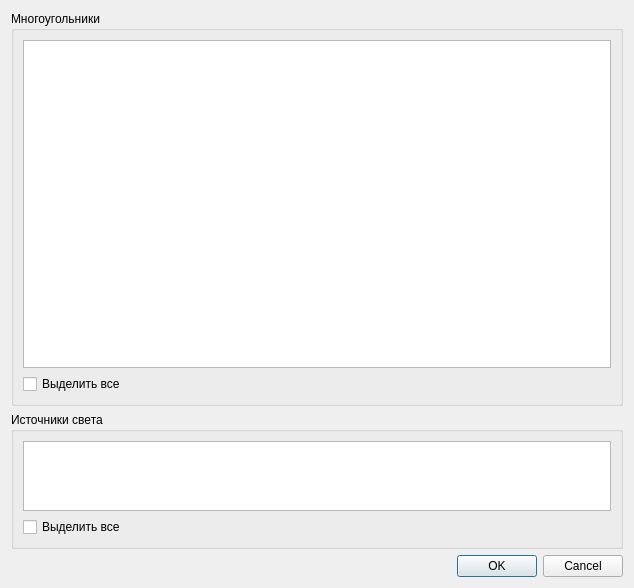
<?xml version="1.0" encoding="UTF-8"?>
<ui version="4.0">
 <class>EditSceneDialog</class>
 <widget class="QDialog" name="EditSceneDialog">
  <property name="geometry">
   <rect>
    <x>0</x>
    <y>0</y>
    <width>634</width>
    <height>588</height>
   </rect>
  </property>
  <property name="windowTitle">
   <string>Dialog</string>
  </property>
  <layout class="QVBoxLayout" name="verticalLayout_3" stretch="3,1,1">
   <item>
    <widget class="QGroupBox" name="groupBox">
     <property name="title">
      <string>Многоугольники</string>
     </property>
     <layout class="QVBoxLayout" name="verticalLayout">
      <item>
       <widget class="QTableView" name="polygonsView"/>
      </item>
      <item>
       <widget class="QCheckBox" name="selectPolygonsBox">
        <property name="text">
         <string>Выделить все</string>
        </property>
       </widget>
      </item>
     </layout>
    </widget>
   </item>
   <item>
    <widget class="QGroupBox" name="groupBox_2">
     <property name="title">
      <string>Источники света</string>
     </property>
     <layout class="QVBoxLayout" name="verticalLayout_2">
      <item>
       <widget class="QTableView" name="lightsView"/>
      </item>
      <item>
       <widget class="QCheckBox" name="selectLightsBox">
        <property name="text">
         <string>Выделить все</string>
        </property>
       </widget>
      </item>
     </layout>
    </widget>
   </item>
   <item>
    <widget class="QDialogButtonBox" name="buttonBox">
     <property name="standardButtons">
      <set>QDialogButtonBox::Cancel|QDialogButtonBox::Ok</set>
     </property>
    </widget>
   </item>
  </layout>
 </widget>
 <resources/>
 <connections/>
</ui>
